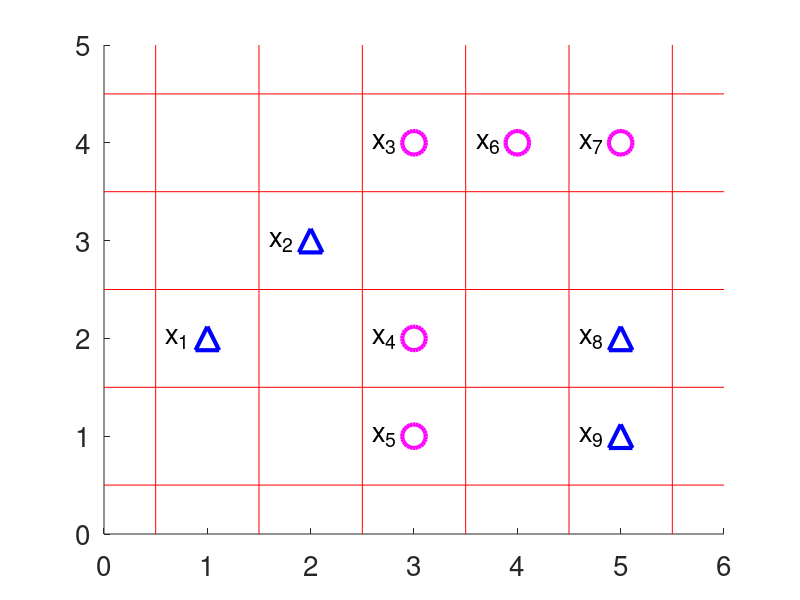

Here is the MATLAB script that generated this plot:
clear;
figure; hold on;
xpos = [1 2 5 5];
ypos = [2 3 1 2];
xneg = [3 3 3 4 5];
yneg = [1 2 4 4 4];
plot(xpos, ypos, 'b^', 'linewidth', 3, 'markersize', 17);
plot(xneg, yneg, 'mo', 'linewidth', 3, 'markersize', 17);
text(1-0.4, 2, 'x_1', 'fontsize', 20);
text(2-0.4, 3, 'x_2', 'fontsize', 20);
text(3-0.4, 4, 'x_3', 'fontsize', 20);
text(3-0.4, 2, 'x_4', 'fontsize', 20);
text(3-0.4, 1, 'x_5', 'fontsize', 20);
text(4-0.4, 4, 'x_6', 'fontsize', 20);
text(5-0.4, 4, 'x_7', 'fontsize', 20);
text(5-0.4, 2, 'x_8', 'fontsize', 20);
text(5-0.4, 1, 'x_9', 'fontsize', 20);
set(gca,'FontSize',20);
axis([0 6 0 5]);
set(gca, 'YTick', 0:1:5);

% Draw some axis
yL = get(gca,'YLim');
xL = get(gca,'XLim');
line([.5 .5],yL,'Color','r');
line([1.5 1.5],yL,'Color','r');
line([2.5 2.5],yL,'Color','r');
line([3.5 3.5],yL,'Color','r');
line([4.5 4.5],yL,'Color','r');
line([5.5 5.5],yL,'Color','r');

line(xL,[.5 .5],'Color','r');
line(xL,[1.5 1.5],'Color','r');
line(xL,[2.5 2.5],'Color','r');
line(xL,[3.5 3.5],'Color','r');
line(xL,[4.5 4.5],'Color','r');

